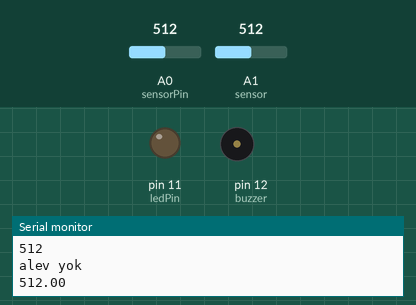
The sketch below on a simulated Arduino Uno, built with avr-gcc and run on an emulated ATmega328P. Parts: output pins drawn as LEDs (lit = HIGH), buzzer (waves = sounding, pin HIGH), the last lines printed to the serial monitor. The test bench sets the inputs (shaded band); at power-on: A1 (sensor) = 512, A0 (sensorPin) = 512. WiFi joins after 1.5 s; servers stay silent unless stated.

Above: at 3.0 s.
3.1 s: A1 (sensor) set to 539
4.6 s: A1 (sensor) set to 559
At 5.3 s:
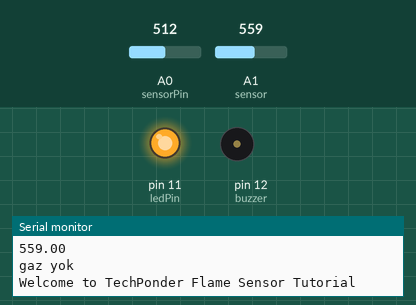
6.4 s: A0 (sensorPin) set to 108
7.9 s: A0 (sensorPin) set to 89
At 9.1 s:
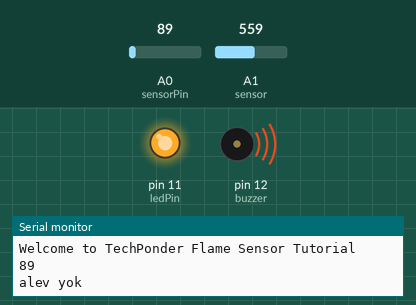
9.4 s: A1 (sensor) set to 540
At 10.0 s:
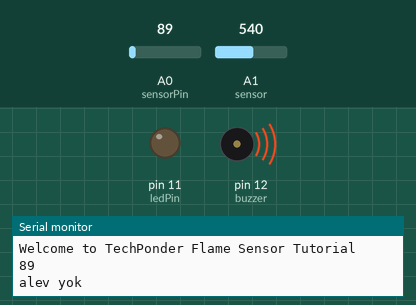
10.9 s: A1 (sensor) set to 1023
At 11.6 s:
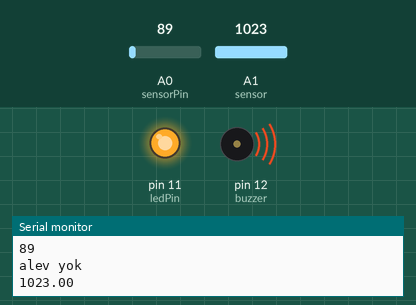
Timing chart, 0 to 13.4 s (numbered marks = the images above; inputs shaded):
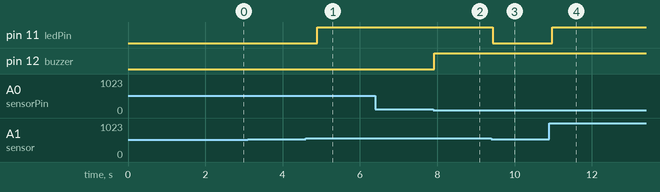

The sketch:

blynk2.ino
```cpp
// (licence header left out)
/* Comment this out to disable prints and save space */
#define BLYNK_PRINT Serial


#include <ESP8266_Lib.h>
#include <BlynkSimpleShieldEsp8266.h>

// You should get Auth Token in the Blynk App.
// Go to the Project Settings (nut icon).
char auth[] = "618100c9cab64f67b455f0f2d355fa7b";

// Your WiFi credentials.
// Set password to "" for open networks.
char ssid[] = "AndroidAP";
char pass[] = "nzss6578";

// Hardware Serial on Mega, Leonardo, Micro...
#define EspSerial Serial

// or Software Serial on Uno, Nano...
//#include <SoftwareSerial.h>
//SoftwareSerial EspSerial(2, 3); // RX, TX

// Your ESP8266 baud rate:
#define ESP8266_BAUD 115200

ESP8266 wifi(&EspSerial);
/*Alev sensörü*/
int sensorPin = A0; // select the input pin for the LDR
        int sensorValue = 0; // variable to store the value coming from the sensor
        //int led_alev_sensoru = 2; // Output pin for LED
        int buzzer = 12; // Output pin for Buzzer
/*Alev sensörü bitiş*/

/*Gaz sensörü*/
float sensor=A1;
float gasValue;
int ledPin = 11;
/*Gaz sensörü bitiş*/

void setup()
{
  // Debug console
  Serial.begin(9600);

  // Set ESP8266 baud rate
  EspSerial.begin(ESP8266_BAUD);
  delay(10);

  Blynk.begin(auth, wifi, ssid, pass);
  // You can also specify server:
  //Blynk.begin(auth, wifi, ssid, pass, "blynk-cloud.com", 80);
  //Blynk.begin(auth, wifi, ssid, pass, IPAddress(192,168,1,100), 8080);

  /*alev sensörü*/
 // pinMode(led_alev_sensoru, OUTPUT);
        pinMode(buzzer,OUTPUT);Serial.begin(115200); //sets the baud rate for data transfer in bits/second
pinMode(sensorPin, INPUT);//the smoke sensor will be an input to the arduino
//pinMode(pinSpeaker, OUTPUT);//the buzzer serves an output in the circuit
/*alev sensörü bitişi*/

/*Gaz sensörü*/
pinMode(ledPin, OUTPUT);
pinMode(sensor,INPUT);
Serial.begin(9600);
/*Gaz sensörü bitişi*/
}


void loop()
{
  Blynk.run();
  // You can inject your own code or combine it with other sketches.
  // Check other examples on how to communicate with Blynk. Remember
  // to avoid delay() function!
  /*alev sensörü baslangıç*/
 Serial.println("Welcome to TechPonder Flame Sensor Tutorial");
        sensorValue = analogRead(sensorPin);
        Serial.println(sensorValue);
        if (sensorValue < 100)
        {
          Blynk.virtualWrite(V0, "Ateş algılandı.");
        //digitalWrite(led_alev_sensoru,HIGH);
        digitalWrite(buzzer,HIGH);
        }
        else if(sensorValue >= 100){
          Blynk.virtualWrite(V0, "Ateş yok.");
         // digitalWrite(led_alev_sensoru,LOW);
        digitalWrite(buzzer,LOW);
          }
   Serial.println("alev yok");
  /*alev sensörü bitisi*/

  /*Gaz sensörü*/
   gasValue=analogRead(sensor);
   Serial.println(gasValue);

   if( gasValue > 550){
   digitalWrite(ledPin, HIGH);
    Blynk.virtualWrite(V1, "Gaz algılandı.");

   }
   else{
   digitalWrite(ledPin, LOW);
   delay(500);
   Blynk.virtualWrite(V1, "Gaz yok.");
   }
    Serial.println("gaz yok");
  /*Gaz sensörü bitişi*/

}
```

Measured:
- the behaviour switches between 550 and 551 on A1 (sensor) (found by bisection; images 0 and 1)
- the behaviour switches between 100 and 99 on A0 (sensorPin) (found by bisection; images 1 and 2)
- after the input at 4.6 s, pin 11 (ledPin): LOW → HIGH after 0.29 s
- after the input at 7.9 s, pin 12 (buzzer): LOW → HIGH at once
- after the input at 9.4 s, pin 11 (ledPin): HIGH → LOW at once
- after the input at 10.9 s, pin 11 (ledPin): LOW → HIGH after 0.07 s
